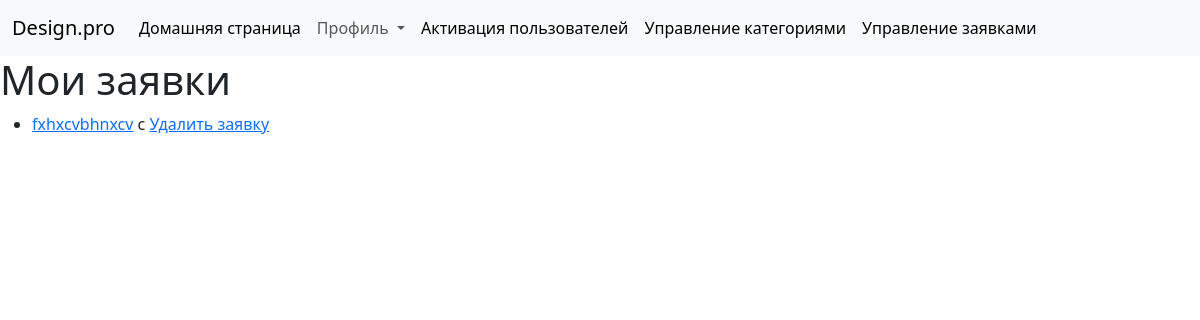
/studio/pleas/ (signed in), run on an earlier commit of the app's database.
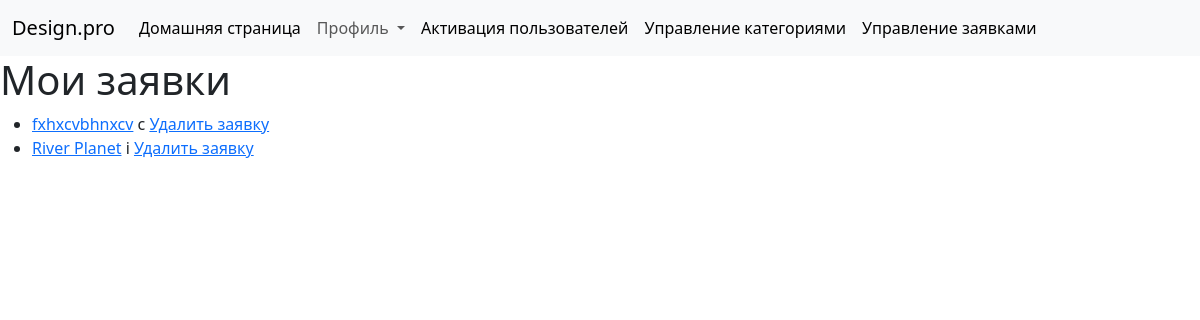
And on a later commit of the database.
### studio/models.py (models this page shows, shortened)
class Plea(models.Model):
    name = models.CharField(max_length=50)
    description = models.TextField(max_length=1000, help_text="Введите описание заявки")
    category = models.ForeignKey('Category', on_delete=models.CASCADE, null=True, help_text="Выберите категорию заявки")
    plan = models.ImageField(upload_to ='images/', null=True)
    author = models.ForeignKey(User, on_delete=models.SET_NULL, null=True, blank=True)
    creationDate = models.DateField(default=date.today)
    comentary = models.TextField(max_length=1000, null=True)
    design = models.ImageField(upload_to ='images/', null=True)
    adminUserName = models.CharField(max_length=150, null=True, blank=True)
    LOAN_STATUS = (
        ('n', 'Новая'),
        ('c', 'Выполнено'),
        ('i', 'принято в работу')
    )
    status = models.CharField(max_length=1, choices=LOAN_STATUS, blank=True, default='n', help_text='Статус заявки')
    def get_absolute_url(self):
        return reverse('plea-detail', args=[str(self.id)])

### studio/views.py (the view)
class PleaListView(LoginRequiredMixin,generic.ListView):
    model = Plea
    template_name ='studio/plea_list.html'
    def get_queryset(self):
        return Plea.objects.filter(author=self.request.user).order_by('creationDate')

### studio/templates/studio/plea_list.html
{% extends "base_generic.html" %}
{% block content %}
  <h1>Мои заявки</h1>
  {% if plea_list %}
    <ul>
      {% for plea in plea_list %}
      <li>
        <a href="{{ plea.get_absolute_url }}">{{ plea.name }}</a> {{ plea.status }}
        <a href="{{ plea.get_absolute_url }}/delete/">Удалить заявку</a>
      </li>
      {% endfor %}
    </ul>
  {% else %}
    <p>У вас нет заявок</p>
  {% endif %}
{% endblock %}

What changed in the data, as far as the page shows it:
added Plea: name "River Planet", status "i"
